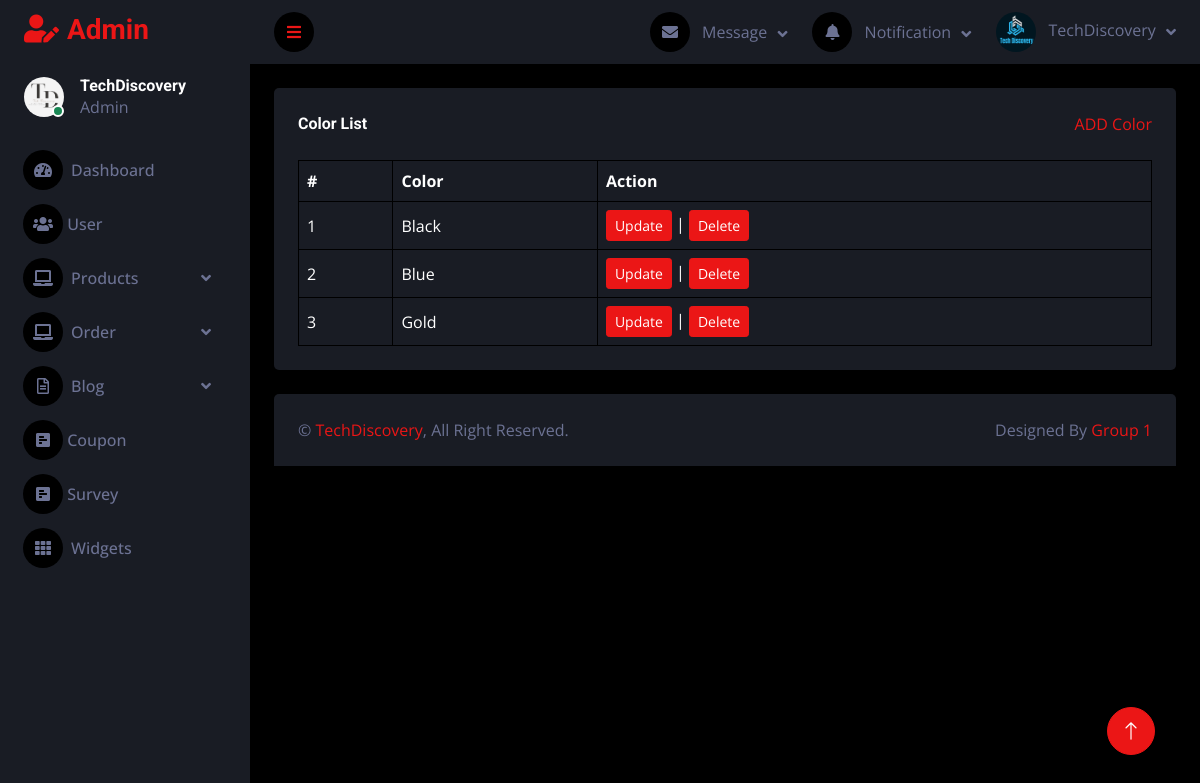
Before: /admin/colorlist.php with the older database file.
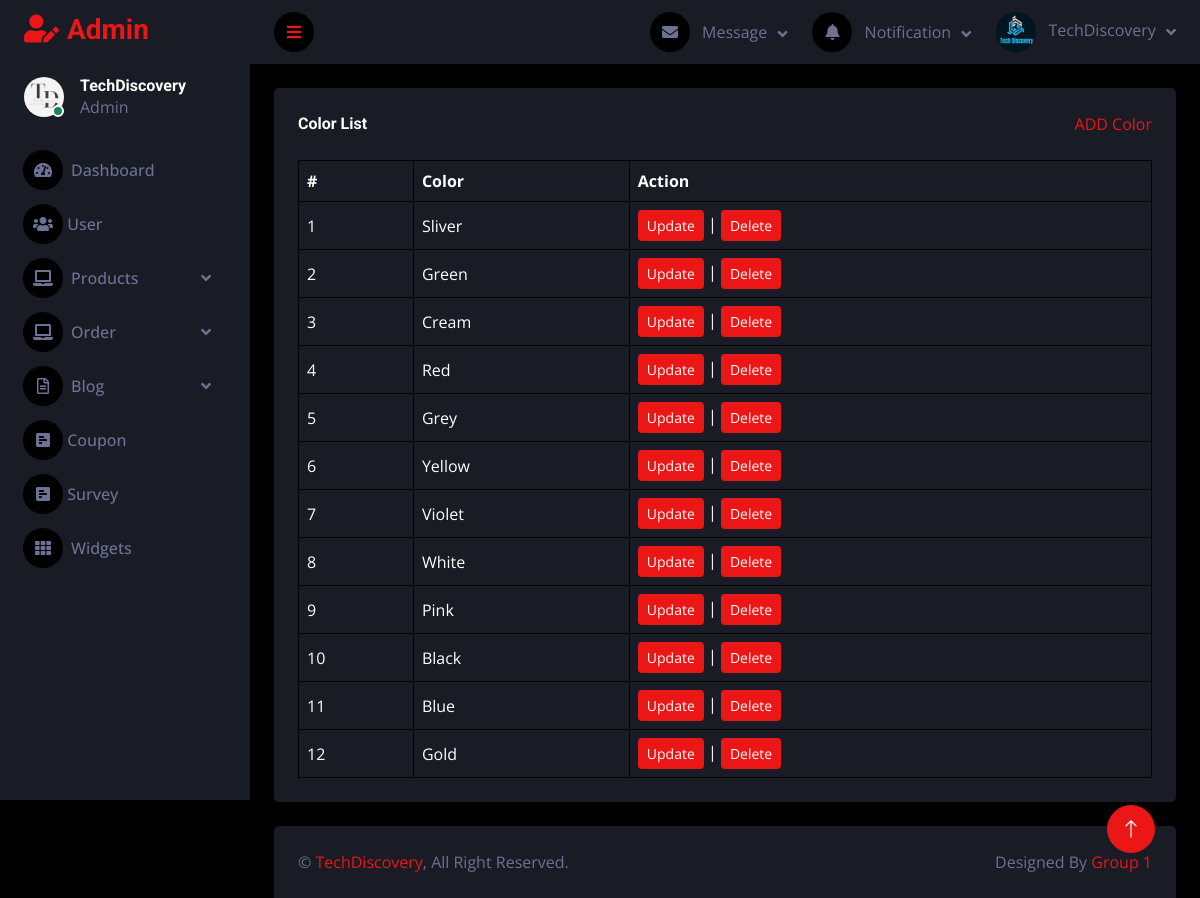
After: the same page with the newer database file.
### tables this page shows
CREATE TABLE `tbl_color` (
  `color_id` int(11) NOT NULL,
  `color_name` varchar(255) NOT NULL
);

### admin/database.php (called while the page is built, shortened)
<?php
class Database
{
    public $host = DB_HOST;
    public $user = DB_USER;
    public $pass = DB_PASS;
    public $dbname = DB_NAME;
    public $link;
    private function connectDB()
    {
        try {
            $this->link = new mysqli($this->host, $this->user, $this->pass, $this->dbname);
        } catch (Exception $e) {
            echo "Error: " . $e->getMessage();
        }
    }
    public function select($query)
    {
        try {
            $result = $this->link->query($query);
            if ($result->num_rows > 0) {
                return $result;
            } else {
                return false;
            }
        } catch (Exception $e) {
            echo "Error: " . $e->getMessage();
        }
    }
}
?>

### admin/class/color_class.php (called while the page is built, shortened)
<?php
    include 'database.php';
?>
<?php
    class color {
        private $db;
        public function __construct()
        {
            $this -> db = new Database();
        }
        public function show_color(){
            $query = "SELECT * FROM tbl_color ORDER BY color_id DESC ";
            $result = $this->db->select($query);
            return $result;
        }
    }
?>

### admin/colorlist.php (the view, shortened to what this page needs)
<?php
include "header.php";
include "sidebar.php";
include "navbar.php";
include "class/color_class.php";
?>
<?php
$color = new color;
$show_colors = $color->show_color();
?>
<div class="container-fluid pt-4 px-4">
    <div class="bg-secondary text-center rounded p-4">
        <div class="d-flex align-items-center justify-content-between mb-4">
            <h6 class="mb-0">Color List</h6>
            <a href="color_add.php">ADD Color</a>
        </div>
        <div class="table-responsive">
            <table class="table text-start align-middle table-bordered table-hover mb-0">
                <thead>
                    <tr class="text-white">
                        <th scope="col">#</th>
                        <th scope="col">Color</th>
                        <th scope="col">Action</th>
                    </tr>
                </thead>
                <tbody>
                    <?php
                    if ($show_colors) {
                        $i = 0;
                        while ($result = $show_colors->fetch_assoc()) {
                            $i++;
                    ?>
                            <tr>
                                <td><?php echo $i ?></td>
                                <td><?php echo $result['color_name'] ?></td>
                                <td>
                                    <a class="btn btn-sm btn-primary" href="coloredit.php?color_id=<?php echo $result['color_id'] ?>">Update</a> |
                                    <a class="btn btn-sm btn-primary" href="#" onclick="confirmDelete(<?php echo $result['color_id'] ?>)">Delete</a>
                                </td>
                            </tr>
                    <?php
                        }
                    }
                    ?>
                </tbody>
            </table>
        </div>
    </div>
</div>
<?php
include "footer.php";
?>

Changed rows visible on the page:
added tbl_color: color_name "Sliver"
added tbl_color: color_name "Green"
added tbl_color: color_name "Cream"
added tbl_color: color_name "Red"
added tbl_color: color_name "Grey"
added tbl_color: color_name "Yellow"
added tbl_color: color_name "Violet"
added tbl_color: color_name "White"
added tbl_color: color_name "Pink"
